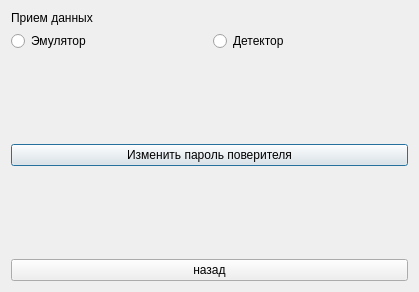
<?xml version="1.0" encoding="UTF-8"?>
<ui version="4.0">
 <class>user_settings</class>
 <widget class="QDialog" name="user_settings">
  <property name="geometry">
   <rect>
    <x>0</x>
    <y>0</y>
    <width>419</width>
    <height>292</height>
   </rect>
  </property>
  <property name="windowTitle">
   <string>Dialog</string>
  </property>
  <layout class="QVBoxLayout" name="verticalLayout_2">
   <item>
    <layout class="QVBoxLayout" name="verticalLayout">
     <item>
      <widget class="QLabel" name="label">
       <property name="text">
        <string>Прием данных</string>
       </property>
      </widget>
     </item>
     <item>
      <layout class="QHBoxLayout" name="horizontalLayout">
       <item>
        <widget class="QRadioButton" name="radioButton">
         <property name="text">
          <string>Эмулятор</string>
         </property>
        </widget>
       </item>
       <item>
        <widget class="QRadioButton" name="radioButton_2">
         <property name="text">
          <string>Детектор</string>
         </property>
        </widget>
       </item>
      </layout>
     </item>
    </layout>
   </item>
   <item>
    <spacer name="verticalSpacer_2">
     <property name="orientation">
      <enum>Qt::Vertical</enum>
     </property>
     <property name="sizeHint" stdset="0">
      <size>
       <width>20</width>
       <height>40</height>
      </size>
     </property>
    </spacer>
   </item>
   <item>
    <widget class="QPushButton" name="pushButton_2">
     <property name="sizePolicy">
      <sizepolicy hsizetype="Preferred" vsizetype="Preferred">
       <horstretch>0</horstretch>
       <verstretch>0</verstretch>
      </sizepolicy>
     </property>
     <property name="text">
      <string>Изменить пароль поверителя</string>
     </property>
    </widget>
   </item>
   <item>
    <spacer name="verticalSpacer">
     <property name="orientation">
      <enum>Qt::Vertical</enum>
     </property>
     <property name="sizeHint" stdset="0">
      <size>
       <width>20</width>
       <height>40</height>
      </size>
     </property>
    </spacer>
   </item>
   <item>
    <widget class="QPushButton" name="pushButton">
     <property name="sizePolicy">
      <sizepolicy hsizetype="Minimum" vsizetype="Preferred">
       <horstretch>0</horstretch>
       <verstretch>0</verstretch>
      </sizepolicy>
     </property>
     <property name="text">
      <string>назад</string>
     </property>
    </widget>
   </item>
  </layout>
 </widget>
 <resources/>
 <connections/>
</ui>
